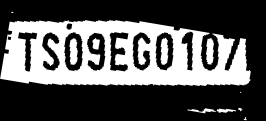
#> input picture images/aligned.png, 266 x 121 px, found by its file name; its folder holds only this picture in this run
$ jupyter execute --allow-errors OCR.ipynb   (older library calls are emulated)
#> lines starting #> are read from the running program, lines starting #| are printed output that depends on the picture; after the words box and inside, x2 and y2 are one past the last pixel; in counts of white or black regions, pixels touching at a corner belong together
#> further down, img_stage0 is the input picture: shape (121, 266); min 0, max 255, mean 87.2
#> `img_stage1 = cv2.GaussianBlur(img_stage0, (5,5),0)`:
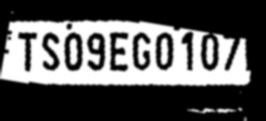
#> img_stage1: shape (121, 266); min 0, max 255, mean 87.2
#> `lap = cv2.Laplacian(img_stage2, cv2.CV_64F).var()`: lap = 416.9
#> `_, img_stage3 = cv2.threshold(img_stage2, 0, 255, cv2.THRESH_BINARY+cv..`:
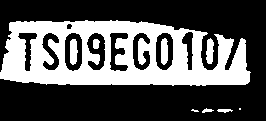
#> img_stage3: shape (121, 266); 34.6% white; 9 white regions (2 under 20 px), largest, box (x1, y1, x2, y2) and area: (0, 20, 251, 86) 10471, (70, 39, 78, 65) 172, (161, 38, 168, 65) 167
#> `img_stage4 = cv2.morphologyEx(img_stage3, cv2.MORPH_CLOSE, morph_kernel)`:
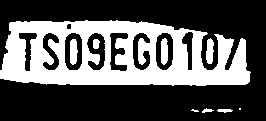
#> img_stage4: shape (121, 266); 34.7% white; 9 white regions (2 under 20 px), largest, box (x1, y1, x2, y2) and area: (0, 20, 251, 86) 10515, (70, 39, 78, 65) 172, (161, 38, 168, 65) 167
[cell 1]
from zipfile import ZipFile

#> (the rest of this cell did not finish here and is left out)

[cell 2]
import os
import cv2
import math
import numpy as np
from matplotlib import pyplot
from collections import defaultdict
from sklearn.model_selection import train_test_split

import tensorflow as tf
from tensorflow.keras.models import Model
from tensorflow.keras.layers import Input, Lambda, Reshape, Dense, Conv2D, MaxPooling2D, LSTM, Activation, add , concatenate
from tensorflow.keras.utils import plot_model
from tensorflow.keras import backend as K

[cell 3]
np.random.seed(42)

[cell 4]
images = []
w, h = 256, 80
image_names = defaultdict(int)

#> (the rest of this cell did not finish here and is left out)

#> (a cell that did not finish here is left out)

[cell 6]
psf = np.ones((5,5)) / 25
custom_kernel = np.array(
    [[0,0,-1,0,0],
    [0,-2,-3,-2,0],
    [-1,-3,25,-3,-1],
    [0,-2,-3,-2,0],
    [0,0,-1,0,0]]
)
morph_kernel = np.ones((3,3), np.uint8)
images = []
images_text = []

#> (the rest of this cell did not finish here and is left out)

#> (a cell that did not finish here is left out)

[cell 8]
unique_tokens = 38 # 26alpha 10nums 1space 1blank

#> (a cell that did not finish here is left out)

[cell 10]
token_to_num = defaultdict(int)

alphabets = "ABCDEFGHIJKLMNOPQRSTUVWXYZ0123456789 "
count = 0
for token in alphabets:
    token_to_num[token] = count
    count += 1

count
